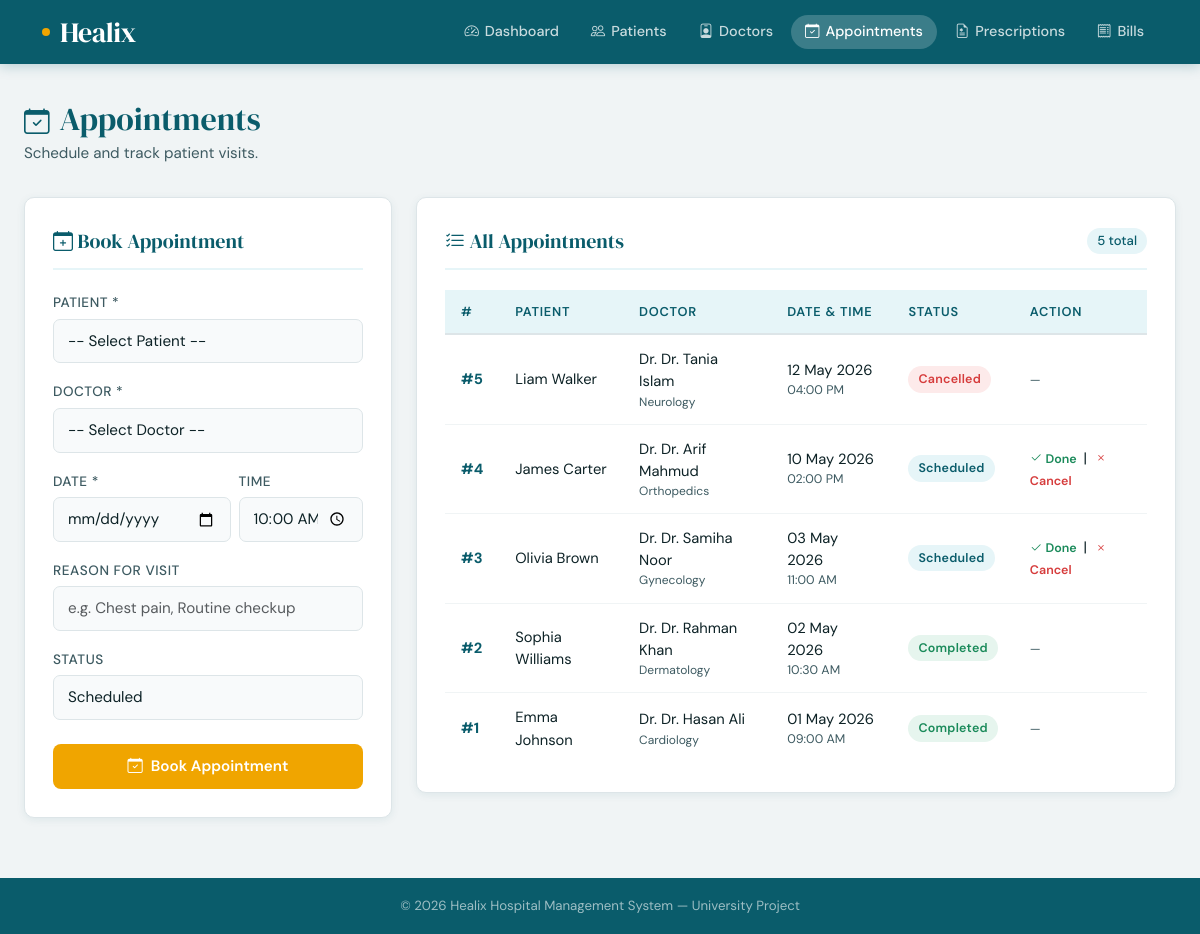
Page /pages/appointments.php on the committed database.
### tables this page shows
CREATE TABLE IF NOT EXISTS appointments (
    appointment_id INT AUTO_INCREMENT PRIMARY KEY,
    patient_id     INT             NOT NULL,
    doctor_id      INT             NOT NULL,
    app_date       DATE            NOT NULL,
    app_time       TIME            DEFAULT '10:00:00',
    status         ENUM('Scheduled','Completed','Cancelled') DEFAULT 'Scheduled',
    reason         VARCHAR(255),
    created_at     TIMESTAMP       DEFAULT CURRENT_TIMESTAMP,
    FOREIGN KEY (patient_id) REFERENCES patients(patient_id) ON DELETE CASCADE,
    FOREIGN KEY (doctor_id)  REFERENCES doctors(doctor_id)  ON DELETE CASCADE
);

CREATE TABLE IF NOT EXISTS patients (
    patient_id     INT AUTO_INCREMENT PRIMARY KEY,
    name           VARCHAR(100)    NOT NULL,
    age            INT             NOT NULL,
    gender         ENUM('Male','Female','Other') NOT NULL,
    phone          VARCHAR(20)     NOT NULL UNIQUE,
    blood_group    VARCHAR(5),
    address        TEXT,
    email          VARCHAR(100),
    created_at     TIMESTAMP       DEFAULT CURRENT_TIMESTAMP
);

CREATE TABLE IF NOT EXISTS doctors (
    doctor_id      INT AUTO_INCREMENT PRIMARY KEY,
    name           VARCHAR(100)    NOT NULL,
    specialty      VARCHAR(100)    NOT NULL,
    phone          VARCHAR(20)     NOT NULL UNIQUE,
    email          VARCHAR(100),
    available_days VARCHAR(100)    DEFAULT 'Mon-Fri',
    created_at     TIMESTAMP       DEFAULT CURRENT_TIMESTAMP
);

### pages/appointments.php (the view, shortened to what this page needs)
<?php
$page_title = 'Appointments';
require_once '../config/db.php';
$appointments = $conn->query(
    "SELECT a.appointment_id, p.name AS patient_name, d.name AS doctor_name,
            d.specialty, a.app_date, a.app_time, a.status, a.reason
     FROM appointments a
     JOIN patients p ON a.patient_id = p.patient_id
     JOIN doctors  d ON a.doctor_id  = d.doctor_id
     ORDER BY a.app_date DESC, a.app_time DESC"
);
require_once '../includes/header.php';
?>
<div class="page-header">
    <h1><i class="bi bi-calendar-check" style="font-size:1.6rem;vertical-align:middle;margin-right:10px;"></i>Appointments</h1>
    <p>Schedule and track patient visits.</p>
</div>
<div class="row g-4">
    <div class="col-lg-4">
        <div class="healix-card">
            <div class="card-title"><i class="bi bi-calendar-plus"></i> Book Appointment</div>
            <form method="POST" action="">
                <div class="mb-3">
                    <label class="form-label">Patient *</label>
                    <select name="patient_id" class="form-select" required>
                        <option value="">-- Select Patient --</option>
                    </select>
                </div>
                <div class="mb-3">
                    <label class="form-label">Doctor *</label>
                    <select name="doctor_id" class="form-select" required>
                        <option value="">-- Select Doctor --</option>
                    </select>
                </div>
                <div class="row g-2 mb-3">
                    <div class="col-7">
                        <label class="form-label">Date *</label>
                        <input type="date" name="app_date" class="form-control" min="<?= date('Y-m-d') ?>" required>
                    </div>
                    <div class="col-5">
                        <label class="form-label">Time</label>
                        <input type="time" name="app_time" class="form-control" value="10:00">
                    </div>
                </div>
                <div class="mb-3">
                    <label class="form-label">Reason for Visit</label>
                    <input type="text" name="reason" class="form-control" placeholder="e.g. Chest pain, Routine checkup">
                </div>
                <div class="mb-4">
                    <label class="form-label">Status</label>
                    <select name="status" class="form-select">
                        <option value="Scheduled">Scheduled</option>
                    </select>
                </div>
                <button type="submit" name="add_appointment" class="btn-healix-primary btn-healix-accent">
                    <i class="bi bi-calendar-check"></i> Book Appointment
                </button>
            </form>
        </div>
    </div>
    <div class="col-lg-8">
        <div class="healix-card">
            <div class="card-title" style="display:flex;justify-content:space-between;align-items:center;">
                <span><i class="bi bi-list-check"></i> All Appointments</span>
                <span style="font-family:var(--font-body);font-size:0.82rem;font-weight:500;background:var(--primary-pale);color:var(--primary);padding:3px 10px;border-radius:20px;">
                    <?= $appointments->num_rows ?> total
                </span>
            </div>
            <?php if ($appointments->num_rows > 0): ?>
            <div class="table-responsive">
                <table class="healix-table">
                    <thead>
                        <tr>
                            <th>#</th>
                            <th>Patient</th>
                            <th>Doctor</th>
                            <th>Date & Time</th>
                            <th>Status</th>
                            <th>Action</th>
                        </tr>
                    </thead>
                    <tbody>
                        <?php while ($row = $appointments->fetch_assoc()):
                            $badge = match($row['status']) {
                                'Completed' => 'badge-success',
                                'Cancelled' => 'badge-danger',
                                default     => 'badge-primary',
                            };
                        ?>
                        <tr>
                            <td><strong style="color:var(--primary);">#<?= $row['appointment_id'] ?></strong></td>
                            <td><?= htmlspecialchars($row['patient_name']) ?></td>
                            <td>
                                <div>Dr. <?= htmlspecialchars($row['doctor_name']) ?></div>
                                <div style="font-size:0.75rem;color:var(--neutral-700);"><?= htmlspecialchars($row['specialty']) ?></div>
                            </td>
                            <td>
                                <div><?= date('d M Y', strtotime($row['app_date'])) ?></div>
                                <div style="font-size:0.78rem;color:var(--neutral-700);"><?= date('h:i A', strtotime($row['app_time'])) ?></div>
                            </td>
                            <td><span class="badge-healix <?= $badge ?>"><?= $row['status'] ?></span></td>
                            <td>
                                <?php if ($row['status'] === 'Scheduled'): ?>
                                <a href="?update_status=Completed&id=<?= $row['appointment_id'] ?>"
                                   style="font-size:0.78rem;color:var(--success);text-decoration:none;font-weight:600;"
                                   onclick="return confirm('Mark as Completed?')">
                                    <i class="bi bi-check2"></i> Done
                                </a>
                                &nbsp;|&nbsp;
                                <a href="?update_status=Cancelled&id=<?= $row['appointment_id'] ?>"
                                   style="font-size:0.78rem;color:var(--danger);text-decoration:none;font-weight:600;"
                                   onclick="return confirm('Cancel this appointment?')">
                                    <i class="bi bi-x"></i> Cancel
                                </a>
                                <?php else: ?>
                                <span style="color:var(--neutral-700);font-size:0.78rem;">—</span>
                                <?php endif; ?>
                            </td>
                        </tr>
                        <?php endwhile; ?>
                    </tbody>
                </table>
            </div>
            <?php endif; ?>
        </div>
    </div>
</div>
<?php require_once '../includes/footer.php'; ?>

### includes/header.php (shortened to what this page needs)
<!DOCTYPE html>
<html lang="en">
<head>
    <link href="https://cdn.jsdelivr.net/npm/bootstrap@5.3.0/dist/css/bootstrap.min.css" rel="stylesheet">
    <link href="https://cdn.jsdelivr.net/npm/bootstrap-icons@1.10.5/font/bootstrap-icons.css" rel="stylesheet">
</head>
<body>
<?php
$protocol = (!empty($_SERVER['HTTPS']) && $_SERVER['HTTPS'] !== 'off') ? 'https' : 'http';
$host     = $_SERVER['HTTP_HOST'];
$script   = $_SERVER['SCRIPT_NAME'];
$parts    = explode('/', trim($script, '/'));
$depth    = (in_array('pages', $parts)) ? 1 : 0;
$base     = $protocol . '://' . $host . '/' . implode('/', array_slice($parts, 0, count($parts) - $depth - 1));
?>
<nav class="healix-navbar">
    <div class="container">
        <a href="<?= $base ?>/index.php" class="navbar-brand-healix">
            <span class="brand-dot"></span> Healix
        </a>
        <div class="navbar-links">
            <a href="<?= $base ?>/index.php" class="<?= ($page_title == 'Dashboard') ? 'active' : '' ?>">
                <i class="bi bi-speedometer2"></i> Dashboard
            </a>
            <a href="<?= $base ?>/pages/patients.php" class="<?= ($page_title == 'Patients') ? 'active' : '' ?>">
                <i class="bi bi-people"></i> Patients
            </a>
            <a href="<?= $base ?>/pages/doctors.php" class="<?= ($page_title == 'Doctors') ? 'active' : '' ?>">
                <i class="bi bi-person-badge"></i> Doctors
            </a>
            <a href="<?= $base ?>/pages/appointments.php" class="<?= ($page_title == 'Appointments') ? 'active' : '' ?>">
                <i class="bi bi-calendar-check"></i> Appointments
            </a>
            <a href="<?= $base ?>/pages/prescriptions.php" class="<?= ($page_title == 'Prescriptions') ? 'active' : '' ?>">
                <i class="bi bi-file-earmark-medical"></i> Prescriptions
            </a>
            <a href="<?= $base ?>/pages/bills.php" class="<?= ($page_title == 'Bills') ? 'active' : '' ?>">
                <i class="bi bi-receipt"></i> Bills
            </a>
        </div>
    </div>
</nav>
<div class="page-wrapper">

### includes/footer.php (shortened to what this page needs)
</div>
<footer style="background:var(--primary);color:rgba(255,255,255,0.6);text-align:center;padding:18px;font-size:0.83rem;margin-top:auto;">
    &copy; <?= date('Y') ?> Healix Hospital Management System &mdash; University Project
</footer>
</body>
</html>

### includes/header.php (style rules this page uses)
:root { --primary: #0a5c6b; --primary-light:#0e8fa8; --primary-pale: #e6f5f8; --accent: #f0a500; --accent-pale: #fff8e6; --danger: #d63c3c; --success: #1a8a5a; --warning: #e88c00; --neutral-50: #f8fafb; --neutral-100: #f0f4f5; --neutral-200: #dde5e8; --neutral-700: #3d5a61; --neutral-900: #0d2226; --font-heading: 'DM Serif Display', Georgia, serif; --font-body: 'DM Sans', system-ui, sans-serif; --radius: 10px; --shadow-sm: 0 2px 8px rgba(10,92,107,0.08); --shadow-md: 0 4px 20px rgba(10,92,107,0.12); --shadow-lg: 0 8px 40px rgba(10,92,107,0.16); }
*, *::before, *::after { box-sizing: border-box; }
body { font-family: var(--font-body); background-color: var(--neutral-100); color: var(--neutral-900); margin: 0; min-height: 100vh; }
.healix-navbar { background: var(--primary); padding: 0 0; box-shadow: 0 2px 12px rgba(10,92,107,0.25); position: sticky; top: 0; z-index: 1000; }
.healix-navbar .container { display: flex; align-items: center; justify-content: space-between; height: 64px; }
.navbar-brand-healix { font-family: var(--font-heading); font-size: 1.75rem; color: #fff !important; text-decoration: none; letter-spacing: -0.5px; display: flex; align-items: center; gap: 10px; }
.navbar-brand-healix .brand-dot { width: 8px; height: 8px; background: var(--accent); border-radius: 50%; display: inline-block; }
.navbar-links { display: flex; gap: 4px; align-items: center; }
.navbar-links a { color: rgba(255,255,255,0.78); text-decoration: none; font-weight: 500; font-size: 0.9rem; padding: 6px 14px; border-radius: 20px; display: flex; align-items: center; gap: 6px; transition: all 0.2s ease; }
.navbar-links a:hover, .navbar-links a.active { color: #fff; background: rgba(255,255,255,0.15); }
.navbar-links a.active { background: rgba(255,255,255,0.2); color: #fff; }
.page-wrapper { max-width: 1280px; margin: 0 auto; padding: 36px 24px 60px; }
.page-header { margin-bottom: 32px; }
.page-header h1 { font-family: var(--font-heading); font-size: 2rem; color: var(--primary); margin: 0 0 4px; }
.page-header p { color: var(--neutral-700); font-size: 0.95rem; margin: 0; }
.healix-card { background: #fff; border-radius: var(--radius); border: 1px solid var(--neutral-200); box-shadow: var(--shadow-sm); padding: 28px; }
.healix-card .card-title { font-family: var(--font-heading); font-size: 1.25rem; color: var(--primary); margin-bottom: 20px; padding-bottom: 12px; border-bottom: 2px solid var(--primary-pale); }
.form-label { font-weight: 500; font-size: 0.85rem; color: var(--neutral-700); margin-bottom: 5px; text-transform: uppercase; letter-spacing: 0.04em; }
.form-control, .form-select { border: 1.5px solid var(--neutral-200); border-radius: 7px; padding: 10px 14px; font-family: var(--font-body); font-size: 0.95rem; color: var(--neutral-900); transition: border-color 0.2s, box-shadow 0.2s; background: var(--neutral-50); }
.btn-healix-primary { background: var(--primary); color: #fff; border: none; border-radius: 8px; padding: 11px 20px; font-weight: 600; font-size: 0.95rem; font-family: var(--font-body); width: 100%; cursor: pointer; transition: background 0.2s, transform 0.15s; display: flex; align-items: center; justify-content: center; gap: 8px; }
.btn-healix-accent { background: var(--accent); color: #fff; }
.healix-table { width: 100%; border-collapse: collapse; font-size: 0.92rem; }
.healix-table thead th { background: var(--primary-pale); color: var(--primary); font-weight: 600; font-size: 0.8rem; text-transform: uppercase; letter-spacing: 0.06em; padding: 12px 16px; border-bottom: 2px solid var(--neutral-200); white-space: nowrap; }
.healix-table tbody tr { transition: background 0.15s; }
.healix-table tbody td { padding: 13px 16px; border-bottom: 1px solid var(--neutral-100); color: var(--neutral-900); vertical-align: middle; }
.healix-table tbody tr:last-child td { border-bottom: none; }
.badge-healix { display: inline-flex; align-items: center; gap: 5px; padding: 4px 10px; border-radius: 20px; font-size: 0.78rem; font-weight: 600; letter-spacing: 0.02em; }
.badge-success { background: #e6f5ee; color: var(--success); }
.badge-danger { background: #fdeaea; color: var(--danger); }
.badge-primary { background: var(--primary-pale); color: var(--primary); }

### rows in the picture
appointments: appointment_id "5", patient.name "Liam Walker", doctor.name "Dr. Tania Islam", doctor.specialty "Neurology", app_date "12 May 2026", app_time "04:00 PM", status "Cancelled"
appointments: appointment_id "4", patient.name "James Carter", doctor.name "Dr. Arif Mahmud", doctor.specialty "Orthopedics", app_date "10 May 2026", app_time "02:00 PM", status "Scheduled"
appointments: appointment_id "3", patient.name "Olivia Brown", doctor.name "Dr. Samiha Noor", doctor.specialty "Gynecology", app_date "03 May 2026", app_time "11:00 AM", status "Scheduled"
appointments: appointment_id "2", patient.name "Sophia Williams", doctor.name "Dr. Rahman Khan", doctor.specialty "Dermatology", app_date "02 May 2026", app_time "10:30 AM", status "Completed"
appointments: appointment_id "1", patient.name "Emma Johnson", doctor.name "Dr. Hasan Ali", doctor.specialty "Cardiology", app_date "01 May 2026", app_time "09:00 AM", status "Completed"

### other values in the picture
$appointments->num_rows "5"
